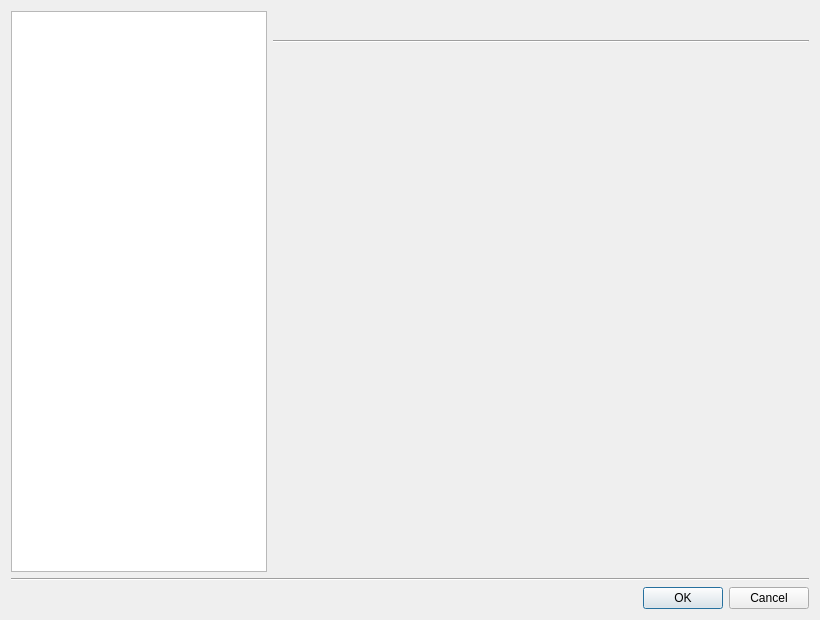
<?xml version="1.0" encoding="UTF-8"?>
<ui version="4.0">
 <class>Settings</class>
 <widget class="QDialog" name="Settings">
  <property name="geometry">
   <rect>
    <x>0</x>
    <y>0</y>
    <width>820</width>
    <height>620</height>
   </rect>
  </property>
  <property name="windowTitle">
   <string>Options</string>
  </property>
  <property name="windowIcon">
   <iconset resource="../images.qrc">
    <normaloff>:/images/kcmsystem24.png</normaloff>:/images/kcmsystem24.png</iconset>
  </property>
  <layout class="QGridLayout" name="gridLayout_2">
   <item row="4" column="0" colspan="2">
    <layout class="QHBoxLayout">
     <property name="spacing">
      <number>6</number>
     </property>
     <property name="leftMargin">
      <number>0</number>
     </property>
     <property name="topMargin">
      <number>0</number>
     </property>
     <property name="rightMargin">
      <number>0</number>
     </property>
     <property name="bottomMargin">
      <number>0</number>
     </property>
     <item>
      <widget class="QDialogButtonBox" name="buttonBox">
       <property name="standardButtons">
        <set>QDialogButtonBox::Cancel|QDialogButtonBox::Ok</set>
       </property>
      </widget>
     </item>
    </layout>
   </item>
   <item row="0" column="1">
    <layout class="QGridLayout" name="gridLayout">
     <item row="0" column="1">
      <widget class="StyledLabel" name="pageName">
       <property name="sizePolicy">
        <sizepolicy hsizetype="Minimum" vsizetype="Maximum">
         <horstretch>0</horstretch>
         <verstretch>0</verstretch>
        </sizepolicy>
       </property>
       <property name="font">
        <font>
         <weight>75</weight>
         <bold>true</bold>
        </font>
       </property>
       <property name="text">
        <string/>
       </property>
      </widget>
     </item>
     <item row="0" column="0">
      <widget class="QLabel" name="pageicon">
       <property name="maximumSize">
        <size>
         <width>24</width>
         <height>24</height>
        </size>
       </property>
       <property name="scaledContents">
        <bool>true</bool>
       </property>
      </widget>
     </item>
     <item row="0" column="2">
      <widget class="QToolButton" name="helpButton">
       <property name="focusPolicy">
        <enum>Qt::NoFocus</enum>
       </property>
       <property name="icon">
        <iconset resource="../images.qrc">
         <normaloff>:/icons/help_64.png</normaloff>:/icons/help_64.png</iconset>
       </property>
       <property name="checkable">
        <bool>true</bool>
       </property>
       <property name="autoRaise">
        <bool>true</bool>
       </property>
      </widget>
     </item>
     <item row="1" column="0" colspan="3">
      <widget class="Line" name="line_2">
       <property name="orientation">
        <enum>Qt::Horizontal</enum>
       </property>
      </widget>
     </item>
    </layout>
   </item>
   <item row="0" column="0" rowspan="3">
    <widget class="QListWidget" name="listWidget">
     <property name="sizePolicy">
      <sizepolicy hsizetype="Maximum" vsizetype="Expanding">
       <horstretch>0</horstretch>
       <verstretch>0</verstretch>
      </sizepolicy>
     </property>
     <property name="font">
      <font>
       <pointsize>11</pointsize>
      </font>
     </property>
     <property name="defaultDropAction">
      <enum>Qt::IgnoreAction</enum>
     </property>
     <property name="iconSize">
      <size>
       <width>24</width>
       <height>24</height>
      </size>
     </property>
     <property name="textElideMode">
      <enum>Qt::ElideRight</enum>
     </property>
     <property name="movement">
      <enum>QListView::Static</enum>
     </property>
     <property name="flow">
      <enum>QListView::TopToBottom</enum>
     </property>
     <property name="isWrapping" stdset="0">
      <bool>false</bool>
     </property>
     <property name="resizeMode">
      <enum>QListView::Fixed</enum>
     </property>
     <property name="layoutMode">
      <enum>QListView::SinglePass</enum>
     </property>
     <property name="spacing">
      <number>0</number>
     </property>
     <property name="viewMode">
      <enum>QListView::ListMode</enum>
     </property>
     <property name="modelColumn">
      <number>0</number>
     </property>
     <property name="uniformItemSizes">
      <bool>true</bool>
     </property>
     <property name="currentRow">
      <number>-1</number>
     </property>
    </widget>
   </item>
   <item row="3" column="0" colspan="2">
    <widget class="Line" name="line">
     <property name="orientation">
      <enum>Qt::Horizontal</enum>
     </property>
    </widget>
   </item>
   <item row="1" column="1">
    <widget class="QScrollArea" name="scrollArea">
     <property name="frameShape">
      <enum>QFrame::NoFrame</enum>
     </property>
     <property name="frameShadow">
      <enum>QFrame::Plain</enum>
     </property>
     <property name="widgetResizable">
      <bool>true</bool>
     </property>
     <widget class="QWidget" name="scrollAreaWidgetContents">
      <property name="geometry">
       <rect>
        <x>0</x>
        <y>0</y>
        <width>540</width>
        <height>517</height>
       </rect>
      </property>
      <layout class="QVBoxLayout" name="verticalLayout">
       <property name="leftMargin">
        <number>3</number>
       </property>
       <property name="topMargin">
        <number>3</number>
       </property>
       <property name="rightMargin">
        <number>3</number>
       </property>
       <property name="bottomMargin">
        <number>3</number>
       </property>
       <item>
        <widget class="QStackedWidget" name="stackedWidget">
         <property name="currentIndex">
          <number>0</number>
         </property>
         <widget class="QWidget" name="page"/>
        </widget>
       </item>
      </layout>
     </widget>
    </widget>
   </item>
  </layout>
 </widget>
 <customwidgets>
  <customwidget>
   <class>StyledLabel</class>
   <extends>QLabel</extends>
   <header>gui/common/StyledLabel.h</header>
  </customwidget>
 </customwidgets>
 <resources>
  <include location="../images.qrc"/>
 </resources>
 <connections/>
</ui>
